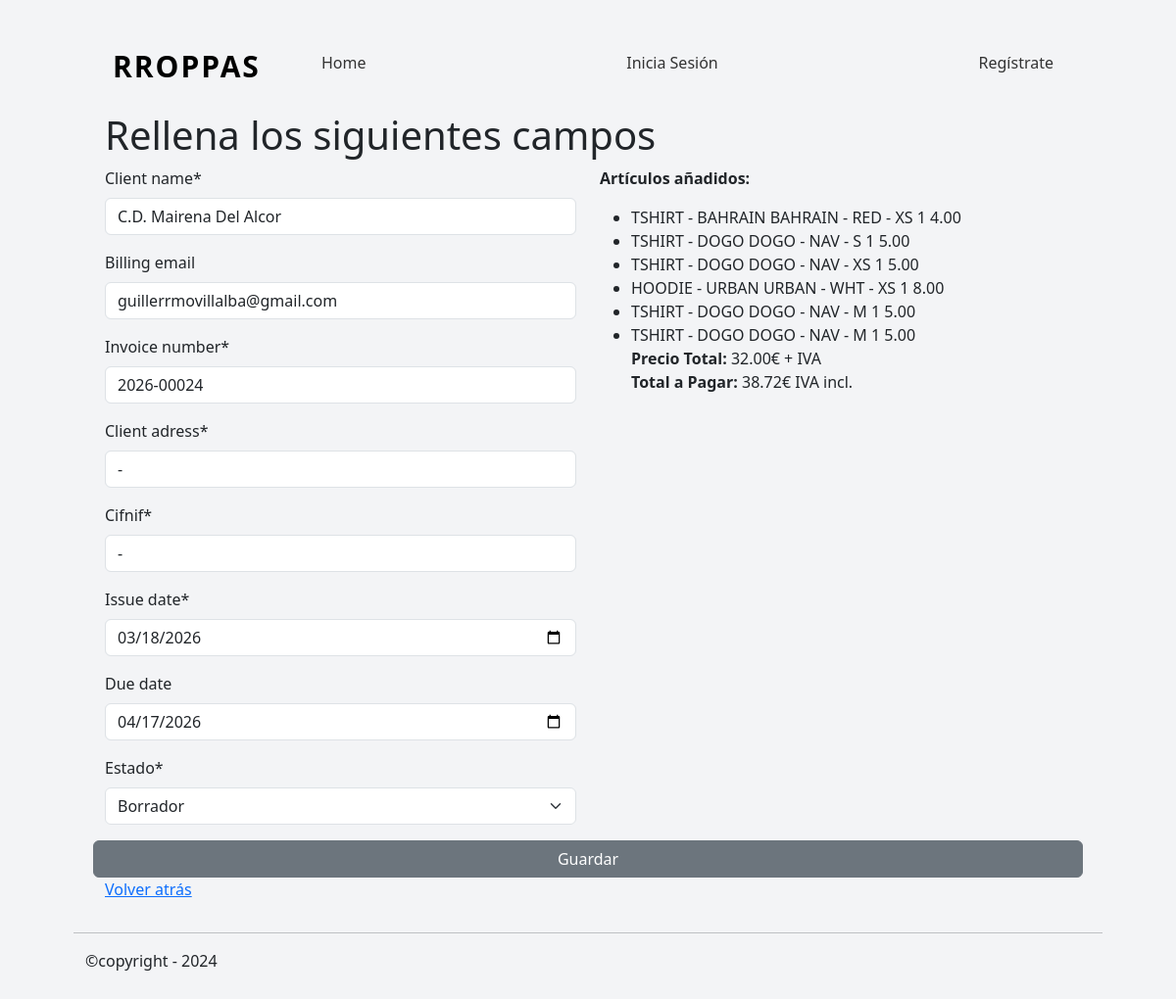
/invoices/create/35, run on the app's committed database.
### orders/models.py (models this page shows, shortened)
class OrderItem(models.Model):
    order = models.ForeignKey(
        Order,
        on_delete=models.CASCADE,
        related_name='items',
    )
    product = models.ForeignKey(
        Product,
        on_delete=models.PROTECT,
    )
    variant = models.ForeignKey(
        ProductVariant,
        on_delete=models.PROTECT,
    )
    quantity = models.PositiveIntegerField(
        default=1,
    )
    unit_price = models.DecimalField(
        max_digits=10,
        decimal_places=2,
        help_text="Precio unitario sin IVA",
        verbose_name='Precio presupuestado',
    )
    notes = models.CharField(
        max_length=255,
        blank=True,
    )

class Order(models.Model):
    class OrderStatus(models.TextChoices):
        RECEIVED = "RECEIVED", "Recibido"
        PENDING_DESIGN = "PENDING_DESIGN", "Pendiente de diseño"
        DESIGN_READY = "DESIGN_READY", "Diseño confirmado"
        IN_PRODUCTION = "IN_PRODUCTION", "En producción"
        COMPLETED = "COMPLETED", "Completado"
        DELIVERED = "DELIVERED", "Entregado"
        CANCELLED = "CANCELLED", "Cancelado"
    class OrderType(models.TextChoices):
        LARGE = 'LARGE', 'Encargo Importante'
        SMALL = 'SMALL', 'Encargo de Mostrador'
    client = models.ForeignKey(
        Client,
        on_delete=models.PROTECT,
        related_name='orders',
    )
    title = models.CharField(
        max_length=50,
        help_text='Descripcion corta del Pedido',
        verbose_name='Nombre del encargo',
    )
    status = models.CharField(
        verbose_name='Estado',
        choices=OrderStatus,
        default=OrderStatus.PENDING_DESIGN,
    )
    order_type =models.CharField(
        verbose_name='Tipo de pedido',
        choices=OrderType,
    )
    notes = models.TextField(blank=True, null=True)
    delivery_date = models.DateField(blank=True, null=True)
    created_at = models.DateTimeField(auto_now_add=True)
    updated_at = models.DateTimeField(auto_now=True)
    sent_at = models.DateField(blank=True, null=True)
    def total_price(self):
        return sum(
            item.unit_price * item.quantity
            for item in self.items.all()
        )
    def total_price_with_vat(self):
        return (self.total_price() * Decimal(1.21)).quantize(
            Decimal("0.01"),
            rounding=ROUND_HALF_UP
        )

### products/models.py (models this page shows, shortened)
class Product(models.Model):
    class PrintType(models.TextChoices):
        DTF = "DTF", "DTF"
        NONE = "NONE", "Sin personalización"
    class ClotheType(models.TextChoices):
        TSHIRT = "TSHIRT", "Camiseta"
        HOODIE = "HOODIE", "Sudadera"
        PANTS = "PANTS", "Pantalón"
        OTHER = "OTHER", "Otros"
    model = models.CharField(
        verbose_name= 'Modelo del Producto',
        max_length=100,
        unique=True
    )
    sku = models.CharField(
        max_length=50,
        blank=True,
        help_text="Referencia interna (opcional)",
    )
    allowed_print = models.CharField(
        max_length=10,
        choices=PrintType.choices,
        default=PrintType.DTF
    )
    type = models.CharField(
        max_length=20,
        choices=ClotheType.choices,
    )
    image = models.ImageField(
        upload_to='products/products_files',
        blank=True,
        null=True,
    )
    model_url = models.URLField(
        blank=True,
        null= True,
    )
    cost_price = models.DecimalField(
        max_digits=10,
        decimal_places=2,
        blank=True,
        null=True,
    )
    created_at = models.DateTimeField(auto_now_add=True)
    updated_at = models.DateTimeField(auto_now=True)
    class Meta:
        ordering = ["model"]
        verbose_name = "Producto"
        verbose_name_plural = "Productos"
    def __str__(self):
        parts = [self.type]
        parts.append(self.model)
        return " - ".join(parts)

class ProductVariant(models.Model):
    product = models.ForeignKey(
        Product,
        on_delete=models.CASCADE,
        related_name='variants'
    )
    color = models.CharField(
        max_length=60,
    )
    size = models.CharField(
        max_length=30,
    )
    sku = models.CharField(
        max_length=50,
        blank=True,
        help_text="Referencia interna (opcional)",
    )
    stock = models.IntegerField(default=0, help_text="Stock opcional por variante")
    class Meta:
        unique_together = ("product", "color", "size")
        ordering = ["product", "color", "size"]
        verbose_name = "Variante de Producto"
        verbose_name_plural = "Variantes de Producto"
    def __str__(self):
        parts = [self.product.model]
        if self.color:
            parts.append(self.color)
        if self.size:
            parts.append(self.size)
        return " - ".join(parts)

### invoices/views.py (the view, shortened to what this page needs)
# urls.py: path('create/<pk>', InvoiceCreateView.as_view(), name='create_invoice'),
class InvoiceCreateView(CreateView):
    model = Invoices
    template_name = 'invoices/create_invoice.html'
    form_class = InvoiceForm
    def get_context_data(self, **kwargs):
        context = super().get_context_data(**kwargs)
        order = Order.objects.get(pk=self.kwargs['pk'])
        context["order"] = order
        context["items"] = order.items.all()
        return context
    def create_invoice_number(self):
        year = now().year
        last_invoice = (Invoices.objects.filter(
            invoice_number__startswith=str(year))
            .order_by("-invoice_number")
            .first()
        )
        if last_invoice and last_invoice.invoice_number:
            last_number = int(last_invoice.invoice_number.split("-")[1])
        else:
            last_number = 0
        new_number = last_number + 1
        return f"{year}-{new_number:05d}"
    def get_due_date(self):
        today = date.today()
        due_date = today + timedelta(days=30)
        return due_date
    def get_initial(self):
        initial = super().get_initial()
        order = Order.objects.get(pk=self.kwargs['pk'])
        client = order.client
        n_invoice = self.create_invoice_number()
        initial['client_name'] = client.name
        initial['cifnif'] = client.cif_nif
        initial['client_adress'] = client.direccion
        initial['billing_email'] = client.email
        initial['invoice_number'] = n_invoice
        initial['issue_date'] = date.today()
        initial['due_date'] = self.get_due_date()
        return initial

### mini_erp/forms.py
class InvoiceForm(forms.ModelForm):
    class Meta:
        model = Invoices
        fields = [
            'client_name',
            'cifnif',
            'client_adress',
            'billing_email',
            'invoice_number',
            'issue_date',
            'due_date',
            'status',
        ]
        widgets = {
            'issue_date' : forms.DateInput(
                attrs={
                    'type': 'date',
                    'class': 'form-control'
                }
            ),
            'due_date' : forms.DateInput(
                attrs={
                    'type': 'date',
                    'class': 'form-control'
                }
            )
        }

### mini_erp/templates/invoices/create_invoice.html (shortened to what this page needs)
{% extends "general/layout.html" %}
{% load crispy_forms_tags %}
{% block contenido %}
    <div class="container">
        <h1>Rellena los siguientes campos</h1>
        <form action="" method='post'>
            <div class="row">
                <div class="col-12 col-sm-6">
                    {{ form.client_name|as_crispy_field}}
                    {{ form.billing_email|as_crispy_field}}
                    {{ form.invoice_number|as_crispy_field}}
                    {{ form.client_adress|as_crispy_field}}
                    {{ form.cifnif|as_crispy_field}}
                    {{ form.issue_date|as_crispy_field}}
                    {{ form.due_date|as_crispy_field}}
                    {{ form.status| as_crispy_field}}
                </div>
                <div class="col-12 col-sm-6">
                    {% if items %}
                    <p><b>Artículos añadidos:</b></p>
                    <ul>
                        {% for item in items %}
                        <li>
                            {{item.product}}
                            {{item.variant}}
                            {{item.quantity}}
                            {{item.unit_price}}
                        </li>
                        {% endfor %}
                        <p class="mb-0"><b>Precio Total:</b> {{ order.total_price }}€ + IVA</p>
                        <p class="mb-0"><b>Total a Pagar:</b> {{ order.total_price_with_vat }}€ IVA incl.</p>
                    </ul>
                    {% else %}
                        <p>No hay artículos añadidos todavía</p>
                    {% endif %}
                </div>
            <button class= "btn btn-secondary">Guardar</button>
        </form>
        <p><a href="{% url 'orders:orders' %}">Volver atrás</a></p>
    </div>
{% endblock %}

### mini_erp/static/orders/css/orders.css (style rules this page uses)
* { box-sizing: border-box; }
body { padding: 30px; margin:auto 45px }
body { background-color: #f3f4f6; }

### data on the page
OrderItem: product "TSHIRT - BAHRAIN", variant "BAHRAIN - RED - XS", quantity "1", unit_price "4.00"
OrderItem: product "TSHIRT - DOGO", variant "DOGO - NAV - S", quantity "1", unit_price "5.00"
OrderItem: product "TSHIRT - DOGO", variant "DOGO - NAV - XS", quantity "1", unit_price "5.00"
OrderItem: product "HOODIE - URBAN", variant "URBAN - WHT - XS", quantity "1", unit_price "8.00"
OrderItem: product "TSHIRT - DOGO", variant "DOGO - NAV - M", quantity "1", unit_price "5.00"
OrderItem: product "TSHIRT - DOGO", variant "DOGO - NAV - M", quantity "1", unit_price "5.00"
Order: total_price "32.00", total_price_with_vat "38.72"
